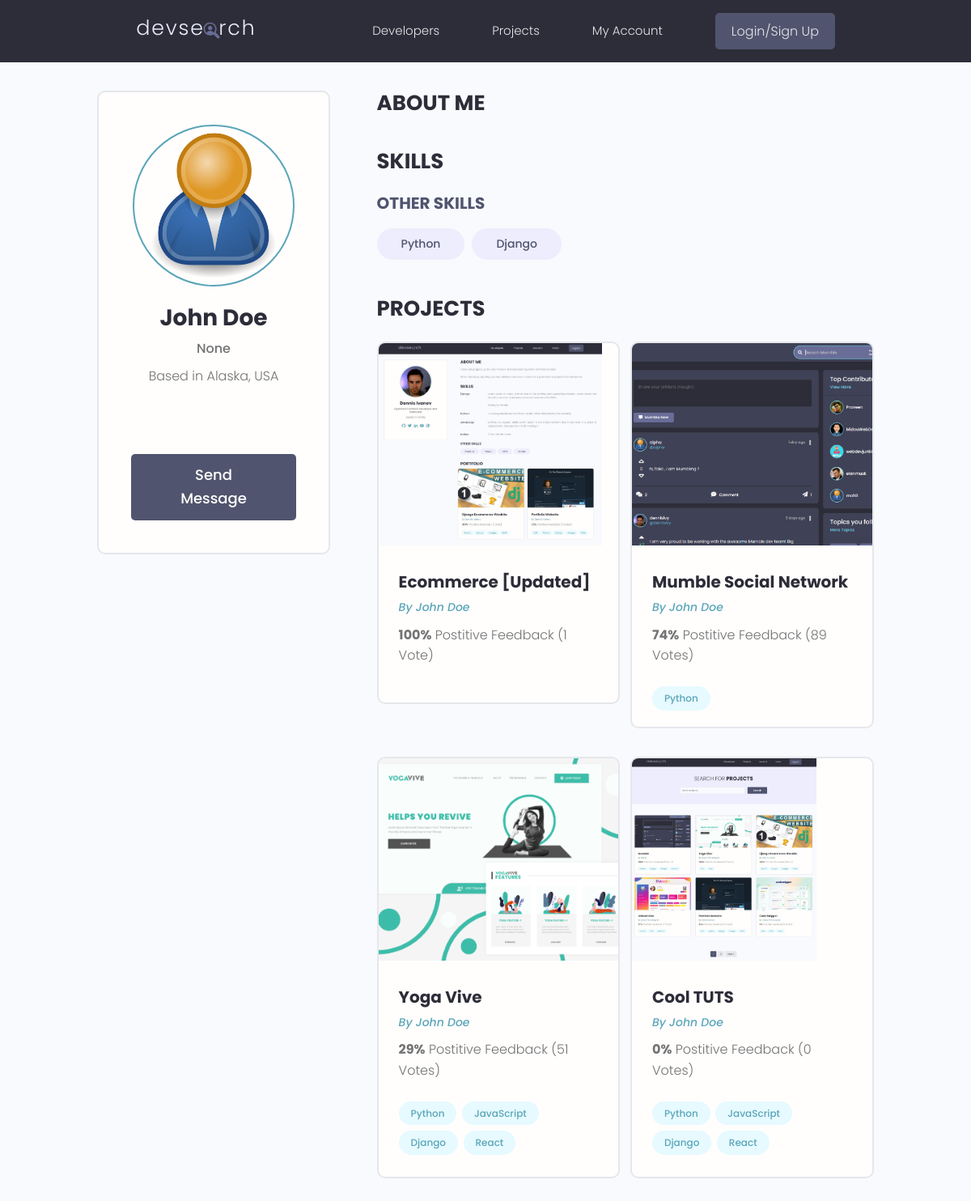
/profile/b5310486-1a6e-4b11-a6f0-e7f3a7295fa7/, run on an earlier commit of the app's database.
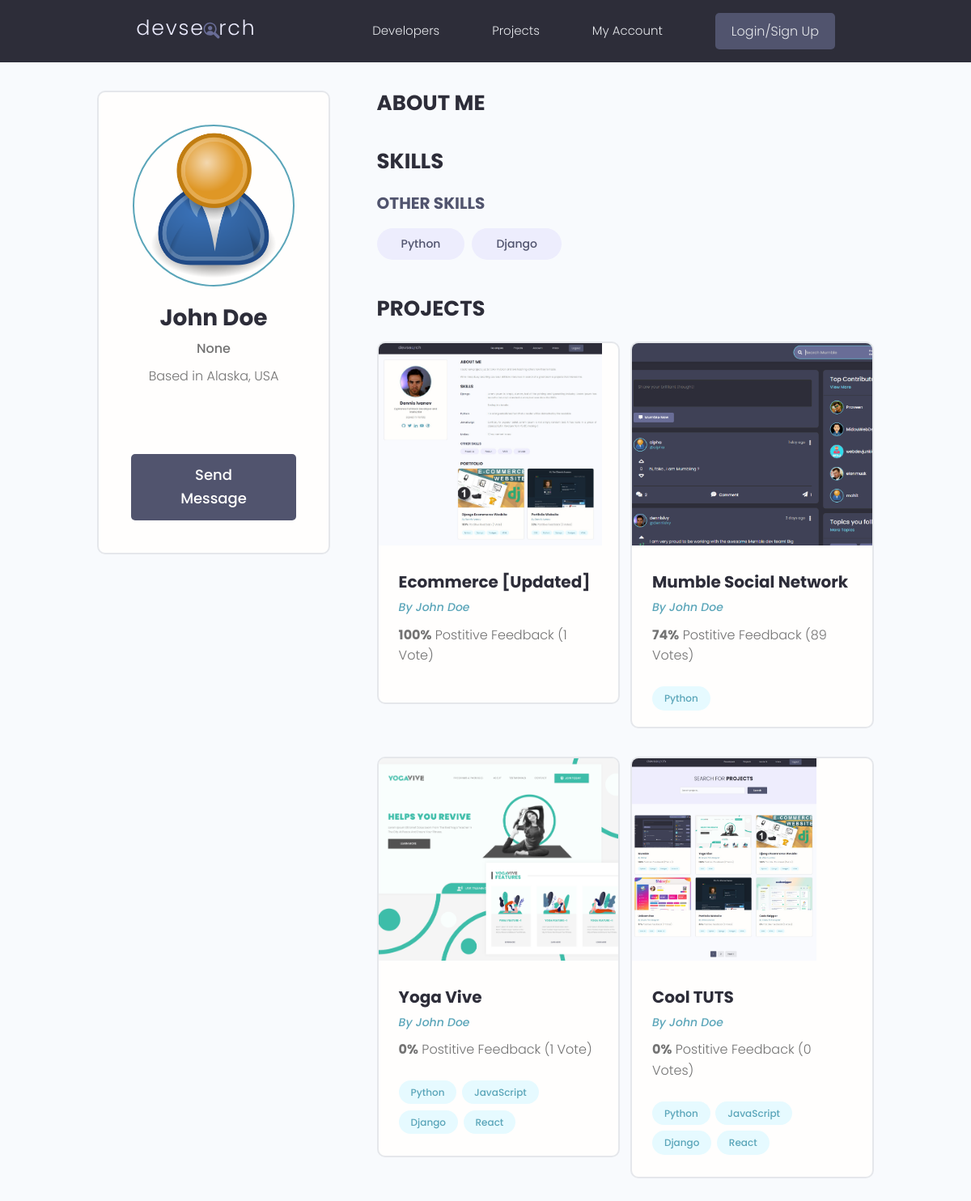
And on a later commit of the database.
### projects/models.py (models this page shows, shortened)
class Project(models.Model):
    owner = models.ForeignKey(Profile, null=True, blank=True, on_delete=models.SET_NULL)
    title = models.CharField(max_length=200)
    description = models.TextField(null=True, blank=True)
    featured_image = models.ImageField(null=True, blank=True, default="default.jpg")
    demo_link = models.CharField(max_length=2000, null=True, blank=True)
    source_link = models.CharField(max_length=2000, null=True, blank=True)
    tags = models.ManyToManyField('Tag', blank=True)
    vote_total = models.IntegerField(default=0, null=True, blank=True)
    vote_ratio = models.IntegerField(default=0, null=True, blank=True)
    created = models.DateTimeField(auto_now_add=True)
    id = models.UUIDField(default=uuid.uuid4, unique=True, primary_key=True, editable=False)
    class Meta:
        ordering = ['-vote_ratio', '-vote_total', 'title']

### users/models.py (models this page shows, shortened)
class Profile(models.Model):
    user = models.OneToOneField(User, on_delete=models.CASCADE, null=True, blank=True)
    name = models.CharField(max_length=200, blank=True, null=True)
    email = models.EmailField(max_length=500, blank=True, null=True)
    username = models.CharField(max_length=200, blank=True, null=True)
    location = models.CharField(max_length=200, blank=True, null=True)
    short_intro = models.CharField(max_length=200, blank=True, null=True)
    bio = models.TextField(blank=True, null=True)
    profile_image = models.ImageField(null=True, blank=True, upload_to='profiles/', default="profiles/user-default.png")
    social_github = models.CharField(max_length=200, blank=True, null=True)
    social_twitter = models.CharField(max_length=200, blank=True, null=True)
    social_linkedin = models.CharField(max_length=200, blank=True, null=True)
    social_youtube = models.CharField(max_length=200, blank=True, null=True)
    social_website = models.CharField(max_length=200, blank=True, null=True)
    created = models.DateTimeField(auto_now_add=True)
    id = models.UUIDField(default=uuid.uuid4, unique=True, primary_key=True, editable=False)

### users/views.py (the view)
# urls.py: path('profile/<str:pk>/', views.userProfile, name="user-profile"),
def userProfile(request, pk):
    profile = Profile.objects.get(id=pk)
    topSkills = profile.skill_set.exclude(description__exact="")
    otherSkills = profile.skill_set.filter(description="")
    context = {'profile': profile, 'topSkills': topSkills, 'otherSkills': otherSkills}
    return render(request, 'users/user-profile.html', context)

### projects/models.py (called while the page is built)
    def __str__(self):
        return self.name

### users/models.py (called while the page is built)
    def __str__(self):
        return str(self.name)

### users/templates/users/user-profile.html (shortened to what this page needs)
{% extends 'main.html' %}
{% block content %}
<main class="profile my-md">
    <div class="container">
        <div class="layout">
            <div class="column column--1of3">
                <div class="card text-center">
                    <div class="card__body dev">
                        <img class="avatar avatar--xl" src="{{ profile.profile_image.url }}" />
                        <h2 class="dev__name">{{profile.name}}</h2>
                        <p class="dev__title">{{profile.short_intro}}</p>
                        <p class="dev__location">Based in {{profile.location}}</p>
                        <ul class="dev__social">
                        </ul>
                        {% if request.user.profile.id != profile.id %}
                        <a href="{% url 'create-message' profile.id %}" class="btn btn--sub btn--lg">Send Message </a>
                        {% endif %}
                    </div>
                </div>
            </div>
            <div class="column column--2of3">
                <div class="devInfo">
                    <h3 class="devInfo__title">About Me</h3>
                </div>
                <div class="devInfo">
                    <h3 class="devInfo__title">Skills</h3>
                    <div class="devInfo__skills">
                        <h3 class="devInfo__subtitle">Other Skills</h3>
                        <div class="devInfo__otherSkills">
                            {% for skill in otherSkills %}
                            <span class="tag tag--pill tag--sub tag--lg">
                                <small>{{skill}}</small>
                            </span>
                            {% endfor %}
                        </div>
                    </div>
                </div>
                <div class="devInfo">
                    <h3 class="devInfo__title">Projects</h3>
                    <div class="grid grid--two">
                        {% for project in profile.project_set.all %}
                        <div class="column">
                            <div class="card project">
                                <a href="{% url 'project' project.id %}" class="project">
                                    <img class="project__thumbnail" src="{{project.featured_image.url}}"
                                        alt="project thumbnail" />
                                    <div class="card__body">
                                        <h3 class="project__title">{{project.title}}</h3>
                                        <p><a class="project__author"
                                                href="{% url 'user-profile' project.owner.id %}">By
                                                {{project.owner.name}}</a>
                                        </p>
                                        <p class="project--rating">
                                            <span style="font-weight: bold;">{{project.vote_ratio}}%</span> Postitive
                                            Feedback ({{project.vote_total}} Vote{{project.vote_total|pluralize:"s"}})
                                        </p>
                                        <div class="project__tags">
                                            {% for tag in project.tags.all %}
                                            <span class="tag tag--pill tag--main">
                                                <small>{{tag}}</small>
                                            </span>
                                            {% endfor %}
                                        </div>
                                    </div>
                                </a>
                            </div>
                        </div>
                        {% endfor %}
                    </div>
                </div>
            </div>
        </div>
    </div>
</main>
{% endblock content %}

What changed in the data, as far as the page shows it:
changed Project "Yoga Vive": vote_ratio "29" → "0"; vote_total "51" → "1"
